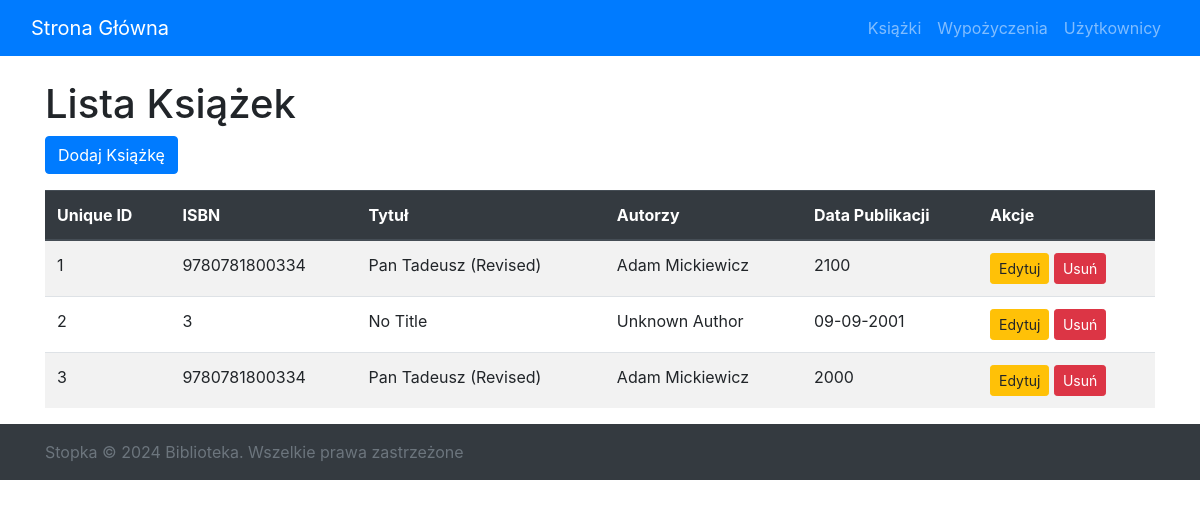
/books/, run on an earlier commit of the app's database.
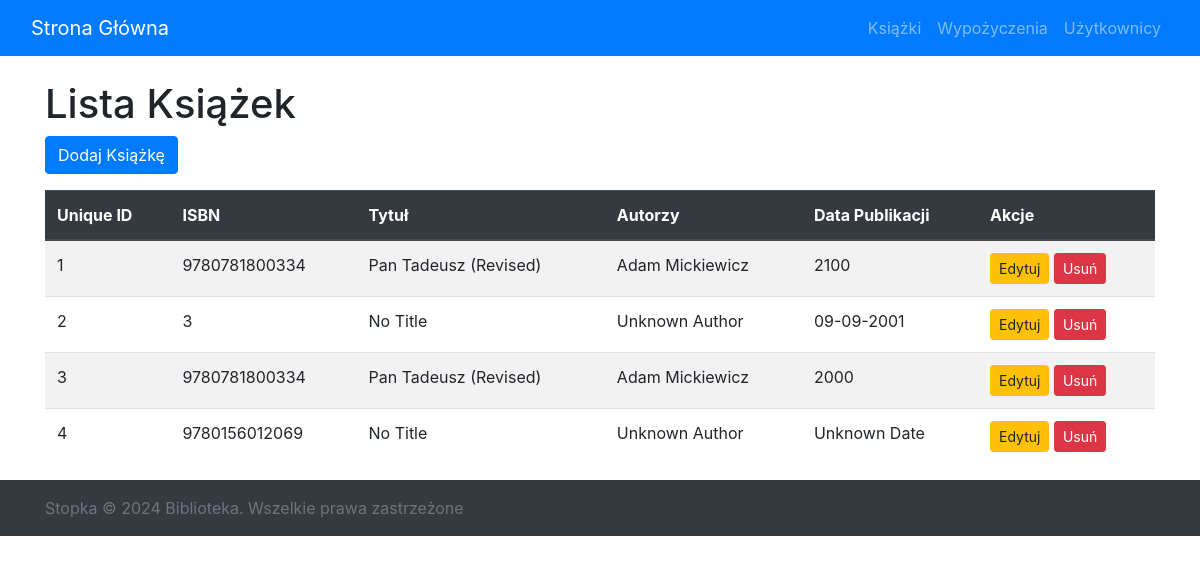
And on a later commit of the database.
### library_app/models.py (models this page shows, shortened)
class Book(models.Model):
    STATUS_CHOICES = (
        ('available', 'Available'),
        ('borrowed', 'Borrowed'),
    )
    isbn = models.CharField(max_length=13)
    title = models.CharField(max_length=255, blank=True, default='No Title')
    authors = models.CharField(max_length=255, blank=True, default='Unknown Author')
    publisher = models.CharField(max_length=255, blank=True, default='Unknown Publisher')
    publication_date = models.CharField(max_length=10, blank=True, default='Unknown Date')
    status = models.CharField(max_length=10, choices=STATUS_CHOICES, default='available')
    unique_id = models.AutoField(primary_key=True, unique=True)
    libraryID = models.CharField(max_length=36, unique=True, blank=True, default='')

### library_app/views.py (the view)
# urls.py: path('books/', views.book_list, name='book-list'),
def book_list(request):
    books = Book.objects.all()
    return render(request, 'lists/book_list.html', {'books': books})

### library_app/templates/lists/book_list.html
{% extends 'library_app/base.html' %}
{% block content %}
<h1>Lista Książek</h1>
<a href="{% url 'book-create' %}" class="btn btn-primary mb-3">Dodaj Książkę</a>
<table class="table table-striped">
  <thead class="thead-dark">
    <tr>
      <th scope="col">Unique ID</th>
      <th scope="col">ISBN</th>
      <th scope="col">Tytuł</th>
      <th scope="col">Autorzy</th>
      <th scope="col">Data Publikacji</th>
      <th scope="col">Akcje</th>
    </tr>
  </thead>
  <tbody>
    {% for book in books %}
      <tr>
        <td>{{ book.unique_id }}</td>
        <td>{{ book.isbn }}</td>
        <td>{{ book.title }}</td>
        <td>{{ book.authors }}</td>
        <td>{{ book.publication_date }}</td>
        <td>
          <a href="{% url 'book-update' book.pk %}" class="btn btn-warning btn-sm">Edytuj</a>
          <a href="{% url 'book-delete' book.pk %}" class="btn btn-danger btn-sm">Usuń</a>
        </td>
      </tr>
    {% empty %}
      <tr>
        <td colspan="6" class="text-center">Brak książek do wyświetlenia.</td>
      </tr>
    {% endfor %}
  </tbody>
</table>
{% endblock %}

What changed in the data, as far as the page shows it:
added Book: unique_id "4", isbn "9780156012069", title "No Title", authors "Unknown Author", publication_date "Unknown Date"
